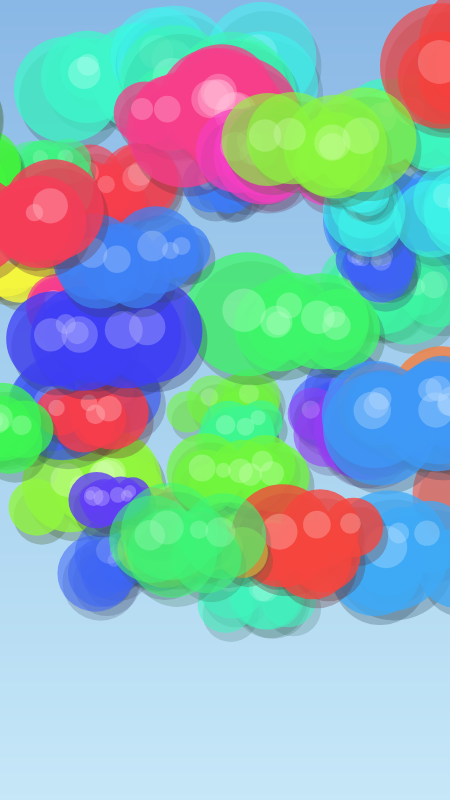
Frame 1 (no input)
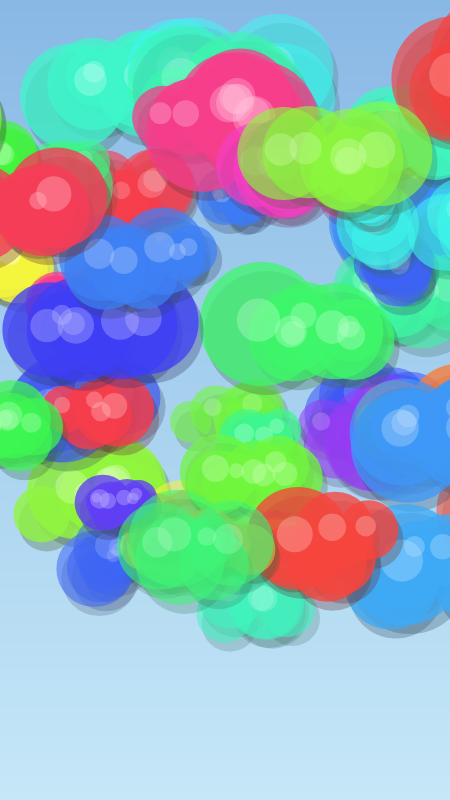
Frame 60 (no input)
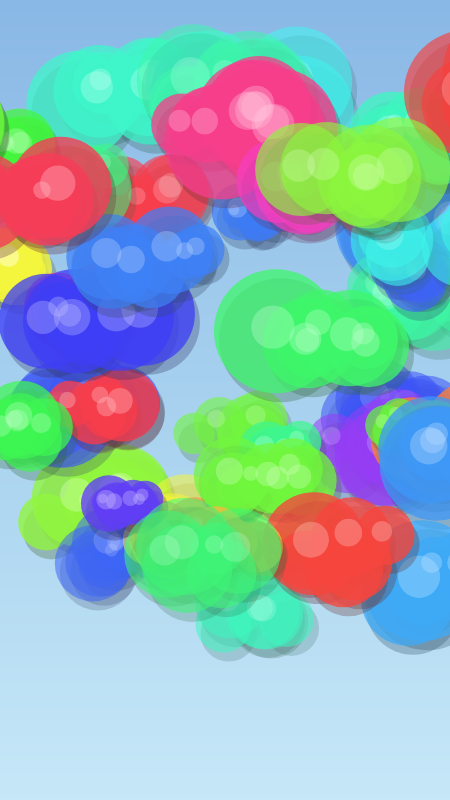
Frame 120 (the mouse pressed at the canvas centre since frame 60)

The p5.js sketch that drew these frames (run headless with seeded random() and noise() and a simulated clock; from frame 60 on, the mouse is pressed at the canvas centre):

// p5.js sketch
// ── sketch.js
let particles = [];

function setup() {
  createCanvas(450, 800);
  colorMode(HSB, 360, 100, 100, 255);
  for (let i = 0; i < 55; i++) {
    particles.push(newParticle(true));
  }
}

function newParticle(scattered) {
  let baseSize = random(28, 70);
  let numBlobs = floor(random(5, 11));
  let blobs = [];
  for (let i = 0; i < numBlobs; i++) {
    blobs.push({
      ox: random(-baseSize * 0.9, baseSize * 0.9),
      oy: random(-baseSize * 0.35, baseSize * 0.25),
      r: random(baseSize * 0.45, baseSize * 0.95),
    });
  }
  return {
    x: scattered ? random(-100, width + 100) : -180,
    y: scattered
      ? random(height * 0.05, height * 0.75)
      : random(height * 0.05, height * 0.72),
    baseSize,
    blobs,
    speed: random(0.18, 0.55),
    alpha: random(130, 210),
    wobble: random(1000),
    hue: random(360),
  };
}

function drawCloud(p) {
  noStroke();
  // shadow
  for (let b of p.blobs) {
    fill(p.hue, 50, 40, p.alpha * 0.4);
    circle(p.x + b.ox + 5, p.y + b.oy + 9, b.r * 2);
  }
  // colored body
  for (let b of p.blobs) {
    fill(p.hue, 75, 97, p.alpha);
    circle(p.x + b.ox, p.y + b.oy, b.r * 2);
  }
  // small specular highlight
  for (let b of p.blobs) {
    if (b.oy < 0) {
      fill(p.hue, 25, 100, p.alpha * 0.45);
      circle(p.x + b.ox - 3, p.y + b.oy - 4, b.r * 0.7);
    }
  }
}

function draw() {
  // sky gradient (HSB: soft blue top to hazy blue-white bottom)
  noStroke();
  for (let y = 0; y < height; y++) {
    let t = y / height;
    fill(lerp(210, 200, t), lerp(40, 20, t), lerp(90, 97, t));
    rect(0, y, width, 1);
  }

  for (let p of particles) {
    let flow = noise(p.x * 0.002, p.y * 0.002, frameCount * 0.0008) * TWO_PI;
    p.x += p.speed + cos(flow) * 0.25;
    p.y += sin(flow) * 0.18 + sin(frameCount * 0.007 + p.wobble) * 0.12;

    drawCloud(p);

    if (p.x > width + 200) {
      let np = newParticle(false);
      Object.assign(p, np);
    }
  }
}
